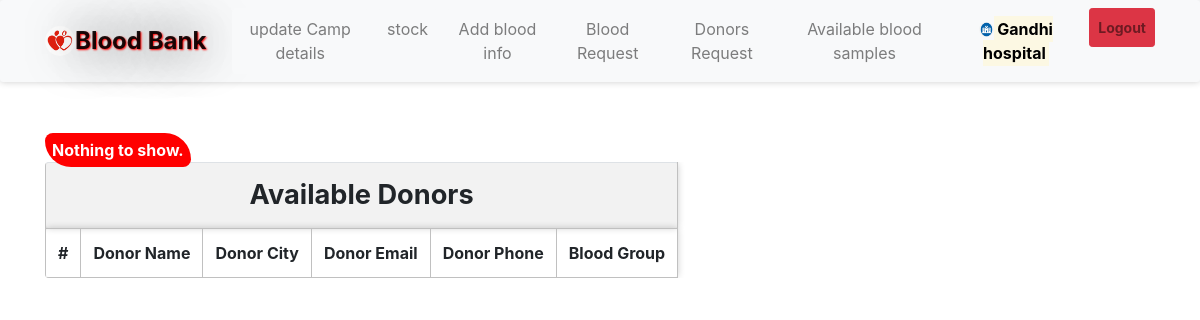
/abs1.php (signed in), run on an earlier commit of the app's database.
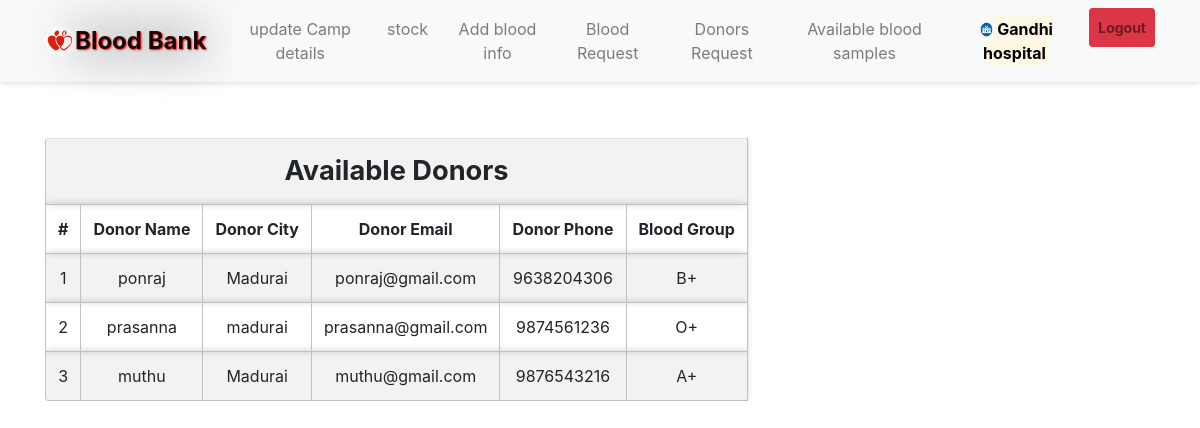
And on a later commit of the database.
### tables this page shows
CREATE TABLE IF NOT EXISTS `donors` (
  `id` int(3) NOT NULL AUTO_INCREMENT,
  `dname` varchar(25) NOT NULL,
  `demail` varchar(25) NOT NULL,
  `dpassword` varchar(25) NOT NULL,
  `dphone` varchar(10) NOT NULL,
  `dbg` varchar(3) NOT NULL,
  `dcity` varchar(25) NOT NULL,
  PRIMARY KEY (`id`)
);

### message.php (called while the page is built, shortened)
<?php $counter=0; if(isset($_GET['msg'])) { ?>
	<div class="col-5 alert alert alert-success alert-dismissible fade show card" id="message">
		<button type="button" class="close" data-dismiss="alert" title="close">&times;</button><?php echo $_GET['msg'];?>
	</div>
<?php }?>

### abs1.php (the view, shortened to what this page needs)
<?php
require 'file/connection.php';
    $sql = "select*from donors";
$result = mysqli_query($conn, $sql);
?>
<!DOCTYPE html>
<html>
<?php require 'head.php'; ?>
<body>
    <?php require 'header.php'; ?>
    <div class="container cont">
        <?php require 'message.php'; ?>
        <table class="table table-responsive table-striped rounded mb-5">
            <tr>
                <th colspan="7" class="title">Available Donors</th>
            </tr>
            <tr>
                <th>#</th>
                <th>Donor Name</th>
                <th>Donor City</th>
                <th>Donor Email</th>
                <th>Donor Phone</th>
                <th>Blood Group</th>
            </tr>
            <div>
                <?php
                if ($result) {
                    $row = mysqli_num_rows($result);
                    if ($row) {
                    } else echo '<b style="color:white;background-color:red;padding:7px;border-radius: 15px 50px;">Nothing to show.</b>';
                }
                ?>
            </div>
            <?php while ($row = mysqli_fetch_assoc($result)) { ?>
                <tr>
                    <td><?php echo ++$counter; ?></td>
                    <td><?php echo $row['dname']; ?></td>
                    <td><?php echo $row['dcity']; ?></td>
                    <td><?php echo $row['demail']; ?></td>
                    <td><?php echo $row['dphone']; ?></td>
                    <td><?php echo $row['dbg']; ?></td>
                </tr>
            <?php } ?>
        </table>
    </div>
</body>

What changed in the data, as far as the page shows it:
added donors: dname "ponraj", dcity "Madurai", demail "ponraj@gmail.com", dphone "9638204306", dbg "B+"
added donors: dname "prasanna", dcity "madurai", demail "prasanna@gmail.com", dphone "9874561236", dbg "O+"
added donors: dname "muthu", dcity "Madurai", demail "muthu@gmail.com", dphone "9876543216", dbg "A+"
Also different on the page:
text no longer shown: "Nothing to show."
